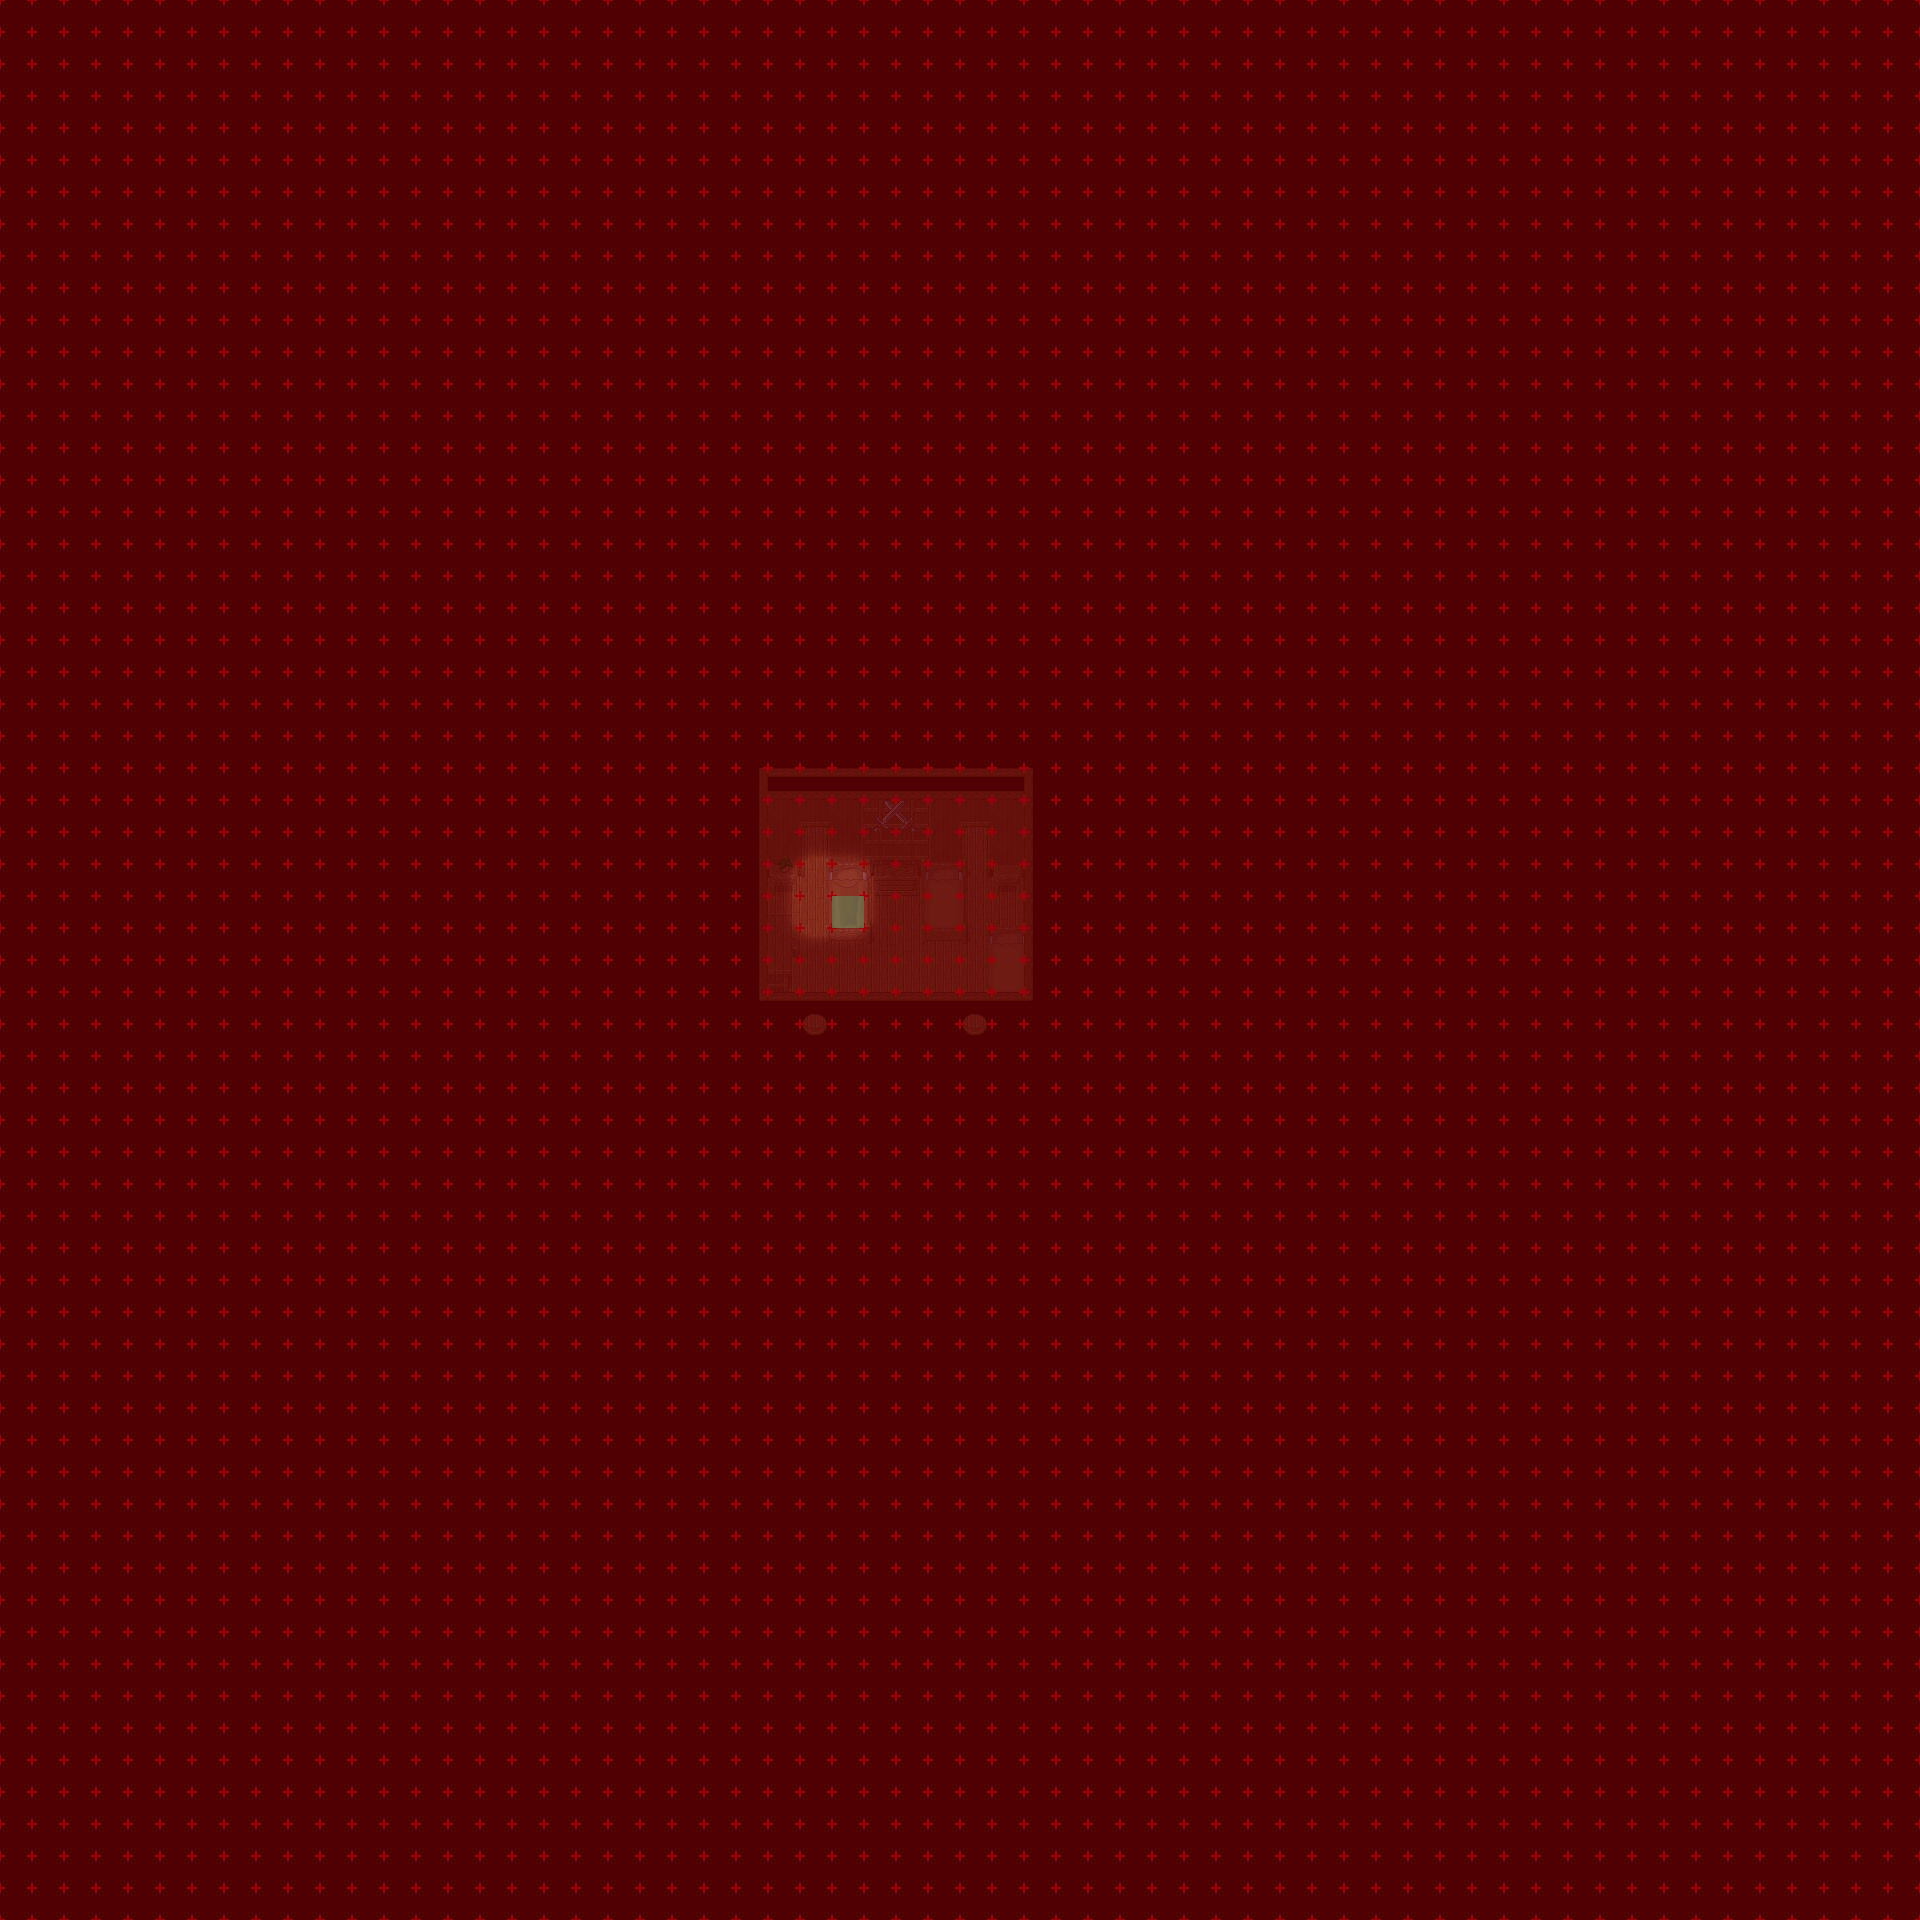

Tiled map render using the project's own tile images. Description and the map definition, with tile-layer contents summarised, below:
An orthogonal 60x60 tile map with 32x32 px tiles, 6 tile layers (Ground, Fringe, Over, Shadow, ...), 5 tilesets and 1 object (anchor).

<map version="1.2" tiledversion="1.3.2" orientation="orthogonal" renderorder="right-down" compressionlevel="0" width="60" height="60" tilewidth="32" tileheight="32" infinite="0" nextlayerid="8" nextobjectid="2">
 <properties>
  <property name="actorsfix" value="1" />
  <property name="license" value="CC BY-SA 3.0" />
  <property name="manaplus version" value="1" />
  <property name="minimap" value="graphics/minimaps/000-0-0.png" />
  <property name="music" value="johanne.ogg" />
  <property name="name" value="Sailor's Room" />
 </properties>
 <tileset firstgid="1" name="Indoor" tilewidth="32" tileheight="32" tilecount="128" columns="8">
  <image source="../graphics/tilesets/ship-indoor.png" width="256" height="512" />
 </tileset>
 <tileset firstgid="129" name="Indoor Fringe" tilewidth="32" tileheight="32" tilecount="256" columns="16">
  <image source="../graphics/tilesets/ship-indoor-fringe.png" width="512" height="512" />
 </tileset>
 <tileset firstgid="385" name="Shadow" tilewidth="32" tileheight="32" tilecount="128" columns="8">
  <image source="../graphics/tilesets/shadow.png" width="256" height="512" />
 </tileset>
 <tileset firstgid="513" name="Box" tilewidth="32" tileheight="32" tilecount="36" columns="6">
  <image source="../graphics/tilesets/box.png" width="192" height="192" />
 </tileset>
 <tileset firstgid="549" name="Collision" tilewidth="32" tileheight="32" tilecount="9" columns="3">
  <image source="../graphics/tilesets/collision.png" width="96" height="96" />
 </tileset>
 <layer id="1" name="Ground" width="60" height="60">
  <data>[3600 cells, 3600 non-empty, 19 distinct tile ids]</data>
 </layer>
 <layer id="2" name="Fringe" width="60" height="60">
  <data>[3600 cells, 33 non-empty, 20 distinct tile ids]</data>
 </layer>
 <layer id="3" name="Over" width="60" height="60">
  <data>[3600 cells, 13 non-empty, 11 distinct tile ids]</data>
 </layer>
 <layer id="4" name="Shadow" width="60" height="60">
  <data>[3600 cells, 3025 non-empty, 14 distinct tile ids]</data>
 </layer>
 <layer id="5" name="Collision" width="60" height="60">
  <data>[3600 cells, 3599 non-empty, 1 distinct tile ids]</data>
 </layer>
 <layer id="6" name="Heights" width="60" height="60">
  <data>[3600 cells, 0 non-empty, 0 distinct tile ids]</data>
 </layer>
 <objectgroup id="7" name="Objects">
  <object id="1" name="^START3$" type="anchor" x="832" y="896" width="32" height="32" />
 </objectgroup>
</map>
